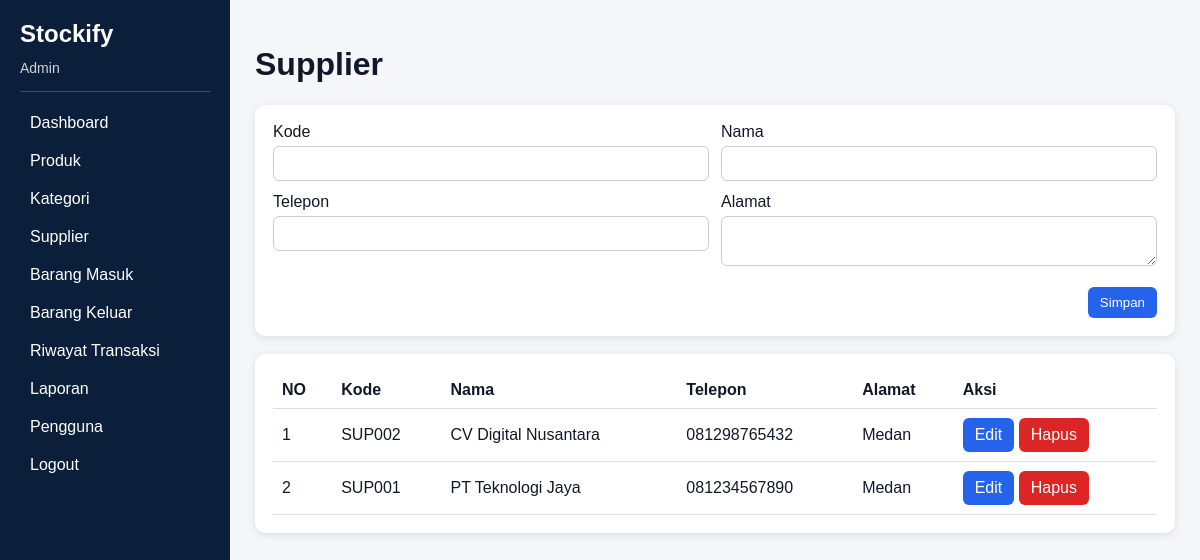
The page /public/suppliers/index.php (signed in) on the database its author committed.
### tables this page shows
CREATE TABLE suppliers(id INT AUTO_INCREMENT PRIMARY KEY,code VARCHAR(30) UNIQUE NOT NULL,name VARCHAR(100) NOT NULL,phone VARCHAR(30),address TEXT,created_at TIMESTAMP DEFAULT CURRENT_TIMESTAMP);

### helpers/auth.php (called while the page is built, shortened)
<?php
function e($v){return htmlspecialchars((string)($v??''),ENT_QUOTES,'UTF-8');}
?>

### public/suppliers/index.php (the view, shortened to what this page needs)
<?php
require_once __DIR__.'/../../config/database.php';
require_once __DIR__.'/../../helpers/auth.php';
$rows = $pdo->query(
    'SELECT *
     FROM suppliers
     ORDER BY name ASC'
)->fetchAll();
require __DIR__.'/../../views/header.php';
?>
<div class="card">
    <form method="post" class="grid">
        <div>
            <label>Kode</label>
            <input
                type="text"
                name="code"
                required
            >
        </div>
        <div>
            <label>Nama</label>
            <input
                type="text"
                name="name"
                required
            >
        </div>
        <div>
            <label>Telepon</label>
            <input
                type="text"
                name="phone"
            >
        </div>
        <div>
            <label>Alamat</label>
            <textarea name="address"></textarea>
        </div>
        <div style="grid-column: 1 / -1; text-align: right; margin-top: 5px;">
            <button
                type="submit"
                class="btn"
            >
                Simpan
            </button>
        </div>
    </form>
</div>
<div class="card">
    <table>
        <tr>
            <th>NO</th>
            <th>Kode</th>
            <th>Nama</th>
            <th>Telepon</th>
            <th>Alamat</th>
            <th>Aksi</th>
        </tr>
        <?php foreach ($rows as $i => $r): ?>
            <tr>
                <td>
                    <?=$i + 1?>
                </td>
                <td>
                    <?=e($r['code'])?>
                </td>
                <td>
                    <?=e($r['name'])?>
                </td>
                <td>
                    <?=e($r['phone'])?>
                </td>
                <td>
                    <?=e($r['address'])?>
                </td>
                <td>
                    <a
                        class="btn"
                        href="edit.php?id=<?=$r['id']?>"
                    >
                        Edit
                    </a>
                    <a
                        class="btn red"
                        href="?delete=<?=$r['id']?>"
                        onclick="return confirm('Hapus supplier ini?')"
                    >
                        Hapus
                    </a>
                </td>
            </tr>
        <?php endforeach; ?>
    </table>
</div>
<?php
require __DIR__.'/../../views/footer.php';

### views/header.php (style rules this page uses)
* { box-sizing: border-box; }
body { margin: 0; font-family: Arial; background: #F4F6F9; color: #111827; }
.card { background: #fff; padding: 18px; border-radius: 10px; margin-bottom: 18px; box-shadow: 0 2px 7px #ddd; }
.grid { display: grid; grid-template-columns: repeat(2, 1fr); gap: 12px; }
input, select, textarea { width: 100%; padding: 9px; border: 1px solid #ccc; border-radius: 6px; margin-top: 5px; }
.btn { display: inline-block; padding: 8px 12px; border: 0; border-radius: 6px; background: #2563EB; color: #fff; text-decoration: none; cursor: pointer; }
.red { background: #DC2626; }
table { width: 100%; border-collapse: collapse; }
th, td { padding: 9px; border-bottom: 1px solid #ddd; text-align: left; }

### rows shown on the page
suppliers: code "SUP002", name "CV Digital Nusantara", phone "081298765432", address "Medan"
suppliers: code "SUP001", name "PT Teknologi Jaya", phone "081234567890", address "Medan"

### other values the page prints
$u['role'] "Admin"
$title "Supplier"
